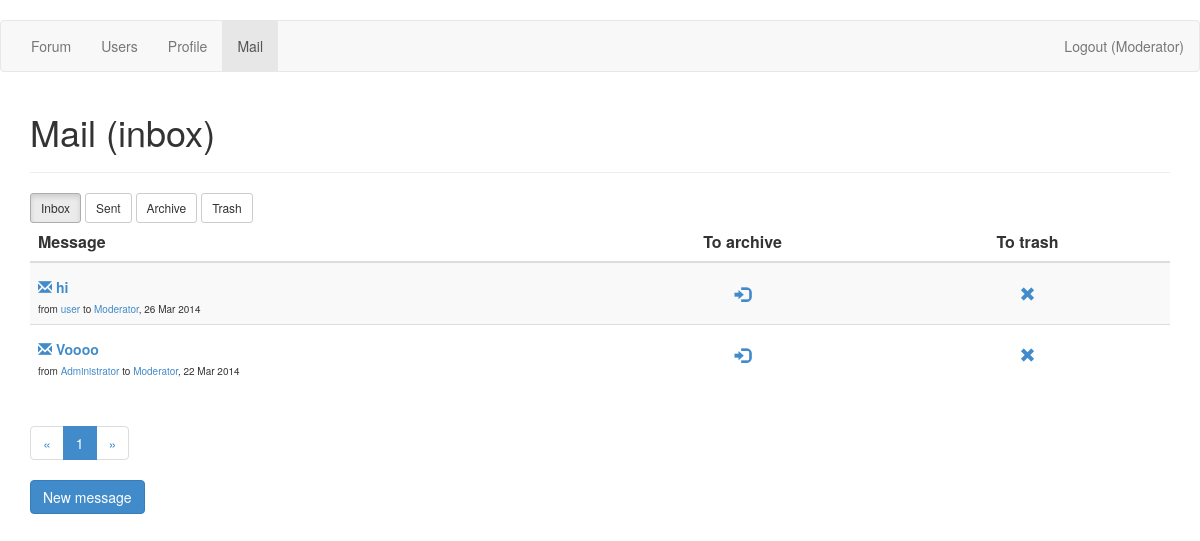
The app's page /mailbox (signed in), older data.
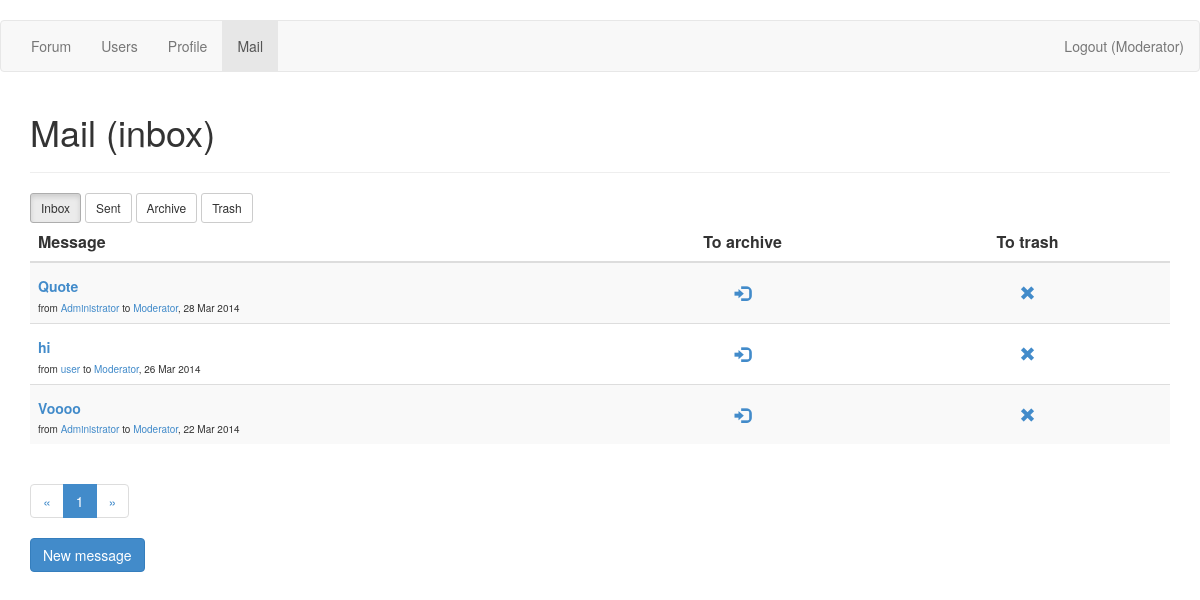
The same page, newer data.
### app/models.py (models this page shows, shortened)
class Mailbox(db.Model):
    __tablename__ = 'Mailbox'
    id = db.Column(db.Integer, primary_key=True)
    owner_id = db.Column(db.Integer, db.ForeignKey('User.id'))
    owner = db.relationship('User',
        foreign_keys=[owner_id],
        backref=db.backref('mail_all', lazy='dynamic'))
    directory = db.Column(db.Integer, nullable=False)
    sender_id = db.Column(db.Integer, db.ForeignKey('User.id'))
    sender = db.relationship('User',
        foreign_keys=[sender_id],
        backref=db.backref('mail_sent', lazy='dynamic'))
    recipient_id = db.Column(db.Integer, db.ForeignKey('User.id'))
    recipient = db.relationship('User',
        foreign_keys=[recipient_id],
        backref=db.backref('mail_recieved', lazy='dynamic'))
    subject = db.Column(db.Text)
    text = db.Column(db.Text, nullable=False)
    date = db.Column(db.DateTime, default=datetime.utcnow, nullable=False)
    read = db.Column(db.Boolean, default=False)

class User(db.Model):
    __tablename__ = 'User'
    id = db.Column(db.Integer, primary_key=True)
    login = db.Column(db.Text, unique=True, nullable=False)
    password = db.Column(db.Text, nullable=False)
    role = db.Column(db.Integer, default=2, nullable=False)
    email = db.Column(db.Text, nullable=False)
    city = db.Column(db.Text, default='unknown')
    country = db.Column(db.Text, default='unknown')
    db_avatar = db.Column(db.Boolean, default=False)
    topic_count = db.Column(db.Integer, default=0)
    message_count = db.Column(db.Integer, default=0)
    reg_date = db.Column(db.DateTime, default=datetime.utcnow, nullable=False)
    last_seen = db.Column(db.DateTime, default=datetime.utcnow, onupdate=datetime.utcnow, nullable=False)
    def is_authenticated(self):
        return(True)

### app/views.py (the view)
@app.route('/mailbox')
@login_required
def mailbox(page=1, box='inbox'):
    if request.args.get('box'):
        if request.args.get('box') in ['inbox', 'sent', 'archive', 'trash']:
            box = request.args.get('box')
        else:
            abort(404)
    if request.args.get('page'):
        page = int(request.args.get('page'))
    if box == 'inbox':
        messages = current_user.mail_all.filter(Mailbox.directory=='0').\
            order_by(Mailbox.date.desc()).all()
    elif box == 'sent':
        messages = current_user.mail_all.filter(Mailbox.directory=='1').\
            order_by(Mailbox.date.desc()).all()
    elif box == 'archive':
        messages = current_user.mail_all.filter(Mailbox.directory=='2').\
            order_by(Mailbox.date.desc()).all()
    elif box == 'trash':
        messages = current_user.mail_all.filter(Mailbox.directory=='3').\
            order_by(Mailbox.date.desc()).all()
    pagination = Pagination(page, MAIL_PER_PAGE, len(messages))
    return(render_template('mailbox.html',
        user=current_user,
        box=box,
        messages=messages,
        pagination=pagination))

### app/views.py (called while the page is built)
@lm.user_loader
def load_user(id):
    return(User.query.get(int(id)))

    @property
    def pages(self):
        return(int(ceil(float(self.total_count)/self.per_page)))

    @property
    def pages_list(self):
        if self.pages < 4:
            res = range(1, self.pages+1)
        elif self.page < 3 and self.page+2 < self.pages:
            res = range(1, self.page+3)
        elif self.page < 3 and self.page+2 >= self.pages:
            res = range(1, self.pages+1)
        elif self.page > self.pages-3:
            res = range(self.page-2, self.pages+1)
        else:
            res = range(self.page-2, self.page+3)
        return(res)

    @property
    def first(self):
        if self.page == 1:
            return(0)
        else:
            return((self.page-1)*self.per_page)

    @property
    def last(self):
        if self.page == self.pages:
            return(None)
        else:
            return(self.page*self.per_page)

### app/templates/mailbox.html (shortened to what this page needs)
﻿{% extends "base.html" %}
{% block content %}
<h1>Mail ({{box}}) </h1>
<hr>
<div class="row">
    <div class="col-md-12">
        <a class="btn btn-sm btn-default{% if box == 'inbox' %} active{% endif %}" href="{{url_for('mailbox', box='inbox')}}">Inbox</a>
        <a class="btn btn-sm btn-default{% if box == 'sent' %} active{% endif %}" href="{{url_for('mailbox', box='sent')}}">Sent</a>
        <a class="btn btn-sm btn-default{% if box == 'archive' %} active{% endif %}" href="{{url_for('mailbox', box='archive')}}">Archive</a>
        <a class="btn btn-sm btn-default{% if box == 'trash' %} active{% endif %}" href="{{url_for('mailbox', box='trash')}}">Trash</a>
    </div>
</div>
<table class="table table-striped">
    <thead>
        <tr>
            <th class="col-md-6">Message</th>
            <th class="col-md-3 text-center">{% if box in ['archive', 'trash'] %}Restore{% else %}To archive{% endif %}</th>
            <th class="col-md-3 text-center">{% if box == 'trash' %}Delete{% else %}To trash{% endif %}</th>
        </tr>
    </thead>
    <tbody>
        {% for message in messages[pagination.first:pagination.last] %}
        <tr>
            <td>
                <h5><a href="{{url_for('mail_read', message_id=message.id)}}">{% if not message.read %}<i class="glyphicon glyphicon-envelope"></i> {% endif %}{{message.subject}}</a></h5>
                <div class="tiny-text">from <a href="{{url_for('user_profile', user_id=message.sender_id)}}">{{message.sender.login}}</a> to <a href="{{url_for('user_profile', user_id=message.recipient_id)}}">{{message.recipient.login}}</a>, {{message.date.strftime('%d %b %Y')}}</div>
            </td>
            <td class="text-center valign-middle">
                {% if box in ['archive', 'trash'] %}
                <a href="{% if message.sender == user %}{{url_for('mail_move', message_id=message.id, directory=1)}}{% else %}{{url_for('mail_move', message_id=message.id, directory=0)}}{% endif %}"><i class="glyphicon glyphicon-log-out"></i></a>
                {% else %}
                <a href="{{url_for('mail_move', message_id=message.id, directory=2)}}"><i class="glyphicon glyphicon-log-in"></i></a>
                {% endif %}
            </td>
            <td class="text-center valign-middle">
                <a href="{{url_for('mail_move', message_id=message.id, directory=3)}}"><i class="glyphicon glyphicon-remove"></i></a>
            </td>
        </tr>
        {% endfor %}
    </tbody>
</table>
<ul class="pagination">
    <li><a href="{{url_for('mailbox', page=1, box=box)}}">&laquo;</a></li>
    {% for page_number in pagination.pages_list %}
    <li{% if page_number == pagination.page %} class="active"{% endif %}>
        <a href="{{url_for('mailbox', page=page_number, box=box)}}">{{page_number}}</a>
    </li>
    {% endfor %}
    <li><a href="{{url_for('mailbox', page=pagination.pages, box=box)}}">&raquo;</a></li>
</ul>
<br>
<a class="btn btn-primary" href="{{url_for('mail_write')}}">New message</a>
{% endblock %}

Row changes from the older to the newer data that the page shows:
added Mailbox: subject "Quote", sender.login "Administrator", recipient.login "Moderator", date "28 Mar 2014"
changed Mailbox "hi": read False → True (drawn)
changed Mailbox "Voooo": read False → True (drawn)
